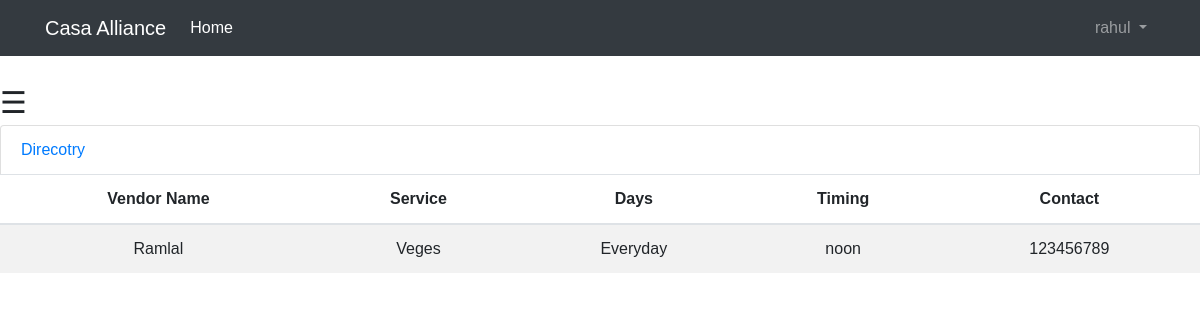
Screenshot of /basic_app/vendors/ (signed in) with the database file from the repository.
### basic_app/models.py (models this page shows, shortened)
class Vendor(models.Model):
    name = models.CharField(validators=[name_regex], max_length=20)
    service = models.CharField(validators=[name_regex], max_length=30)
    days = models.CharField(max_length=30)
    timing = models.TimeField()
    contact = models.PositiveIntegerField(validators=[mobile_regex])

### basic_app/views.py (the view)
@login_required
def vendors(request):
    obj = models.Vendor.objects.all()
    if obj:
        return render(request, 'basic_app/vendors.html', {'list': obj})
    else:
        return HttpResponse('No result found')

### templates/basic_app/vendors.html
{% extends 'basic_app/base.html' %}
{% block body_block %}
    <li class="list-group-item"><a href="{% url 'basic_app:directory' %}">Direcotry</a></li>
    <table class="col text-center table table-striped">
  <thead>
    <tr>
        <th>Vendor Name</th>
      <th>Service</th>
      <th>Days</th>
        <th>Timing</th>
      <th>Contact</th>
    </tr>
  </thead>
    <tbody>
    {% if list %}
    {% for k in list %}
      <tr>
      <td>{{ k.name }}</td>
        <td>{{ k.service }}</td>
        <td>{{ k.days }}</td>
          <td>{{ k.timing }}</td>
        <td>{{ k.contact }}</td>
      </tr>
    {% endfor %}
    {% endif %}
  </tbody>
</table>
{% endblock %}

### templates/basic_app/base.html (shortened to what this page needs)
<!DOCTYPE html>
<html lang="en">
<head>
    <link rel="stylesheet" href="https://maxcdn.bootstrapcdn.com/bootstrap/4.0.0/css/bootstrap.min.css">
</head>
<body>
  <nav class="navbar navbar-expand-lg navbar-dark bg-dark mb-4">
    <div class="container">
      <a class="navbar-brand" href="{% url 'basic_app:casa_home' %}">Casa Alliance</a>
      <div class="collapse navbar-collapse" id="navbarSupportedContent">
        <ul class="navbar-nav mr-auto">
        <li class="nav-item active">
        {% if  request.user.is_authenticated and not request.user.username == 'watchman'%}
            <a class="nav-link" href="{% url 'basic_app:casa_home' %}">Home <span class="sr-only">(current)</span></a>
        {% endif %}
      </li>
        </ul>
        {% if user.is_authenticated %}
          <ul class="navbar-nav">
            <li class="nav-item dropdown">
              <a class="nav-link dropdown-toggle" href="#" id="navbarDropdown" role="button" data-toggle="dropdown" aria-haspopup="true" aria-expanded="false">
                {{ user.username }}
              </a>
            </li>
          </ul>
        {% else %}
          <form class="form-inline my-2 my-lg-0">
            <a href="{% url 'basic_app:user_login' %}" class="btn btn-outline-secondary">Log in</a>
            <a href="{% url 'basic_app:register' %}" class="btn btn-primary ml-2">Sign up</a>
          </form>
        {% endif %}
      </div>
    </div>
  </nav>
     {% if user.is_authenticated and not request.user.username == 'watchman' %}
        <span style="font-size:30px;cursor:pointer" onclick="openNav()">&#9776;</span>
     {% endif %}
<div>
    {% block body_block %}{% endblock %}
</div>
</body>
</html>

### templates/basic_app/base.html (style rules this page uses)
body { font-family: "proxima-nova-soft", "Proxima Nova Soft", Helvetica, Arial, sans-serif; }

### rows the page displays
Vendor: name "Ramlal", service "Veges", days "Everyday", timing "noon", contact "123456789"

### other values shown
{{ user.username }} "rahul"
